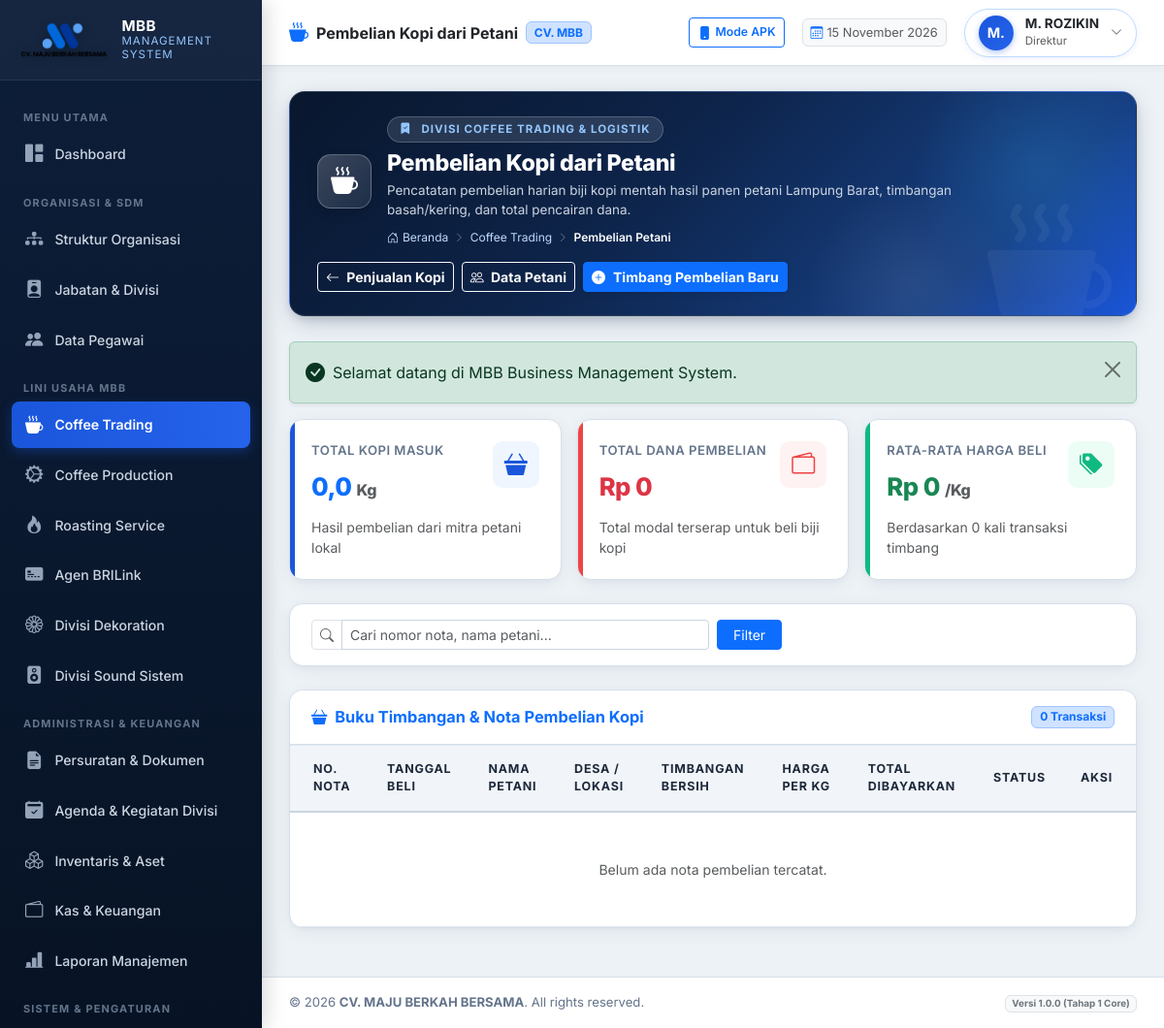
The app's page /modules/coffee-trading/purchases.php (signed in) with its own data.
### tables this page shows
CREATE TABLE `users` (
  `id` int(11) NOT NULL AUTO_INCREMENT,
  `username` varchar(50) NOT NULL,
  `email` varchar(100) NOT NULL,
  `password_hash` varchar(255) NOT NULL,
  `role_id` int(11) NOT NULL,
  `employee_id` int(11) DEFAULT NULL,
  `is_active` tinyint(1) DEFAULT 1,
  `must_change_password` tinyint(1) DEFAULT 0,
  `last_login_at` datetime DEFAULT NULL,
  `last_login_ip` varchar(45) DEFAULT NULL,
  `created_at` datetime DEFAULT current_timestamp(),
  `updated_at` datetime DEFAULT current_timestamp() ON UPDATE current_timestamp(),
  PRIMARY KEY (`id`),
  UNIQUE KEY `username` (`username`),
  UNIQUE KEY `email` (`email`),
  UNIQUE KEY `employee_id` (`employee_id`),
  KEY `fk_user_role` (`role_id`),
  CONSTRAINT `fk_user_emp` FOREIGN KEY (`employee_id`) REFERENCES `employees` (`id`) ON DELETE SET NULL,
  CONSTRAINT `fk_user_role` FOREIGN KEY (`role_id`) REFERENCES `roles` (`id`)
);

CREATE TABLE `employees` (
  `id` int(11) NOT NULL AUTO_INCREMENT,
  `employee_code` varchar(30) NOT NULL,
  `full_name` varchar(150) NOT NULL,
  `gender` enum('L','P') DEFAULT 'L',
  `phone_number` varchar(30) DEFAULT NULL,
  `email` varchar(100) DEFAULT NULL,
  `address` text DEFAULT NULL,
  `division_id` int(11) DEFAULT NULL,
  `position_id` int(11) DEFAULT NULL,
  `join_date` date DEFAULT NULL,
  `employment_status` enum('TETAP','KONTRAK','MAGANG','HONORER') DEFAULT 'TETAP',
  `is_active` tinyint(1) DEFAULT 1,
  `avatar` varchar(255) DEFAULT NULL,
  `notes` text DEFAULT NULL,
  `created_at` datetime DEFAULT current_timestamp(),
  `updated_at` datetime DEFAULT current_timestamp() ON UPDATE current_timestamp(),
  PRIMARY KEY (`id`),
  UNIQUE KEY `employee_code` (`employee_code`),
  KEY `fk_emp_div` (`division_id`),
  KEY `fk_emp_pos` (`position_id`),
  CONSTRAINT `fk_emp_div` FOREIGN KEY (`division_id`) REFERENCES `divisions` (`id`) ON DELETE SET NULL,
  CONSTRAINT `fk_emp_pos` FOREIGN KEY (`position_id`) REFERENCES `positions` (`id`) ON DELETE SET NULL
);

CREATE TABLE `positions` (
  `id` int(11) NOT NULL AUTO_INCREMENT,
  `position_code` varchar(20) NOT NULL,
  `position_name` varchar(100) NOT NULL,
  `division_id` int(11) DEFAULT NULL,
  `parent_position_id` int(11) DEFAULT NULL,
  `level_rank` int(11) DEFAULT 1,
  `job_description` text DEFAULT NULL,
  `is_active` tinyint(1) DEFAULT 1,
  `created_at` datetime DEFAULT current_timestamp(),
  `updated_at` datetime DEFAULT current_timestamp() ON UPDATE current_timestamp(),
  PRIMARY KEY (`id`),
  UNIQUE KEY `position_code` (`position_code`),
  KEY `fk_pos_div` (`division_id`),
  KEY `fk_pos_parent` (`parent_position_id`),
  CONSTRAINT `fk_pos_div` FOREIGN KEY (`division_id`) REFERENCES `divisions` (`id`) ON DELETE SET NULL,
  CONSTRAINT `fk_pos_parent` FOREIGN KEY (`parent_position_id`) REFERENCES `positions` (`id`) ON DELETE SET NULL
);

### modules/coffee-trading/purchases.php (the view, shortened to what the rows shown need)
<?php
require_once __DIR__ . '/../../core/Auth.php';
require_once __DIR__ . '/../../helpers/utils.php';
$pageTitle = 'Pembelian Kopi dari Petani';
require_once __DIR__ . '/../../components/header.php';
require_once __DIR__ . '/../../components/topbar.php';
?>
<div class="card-mbb">
    <div class="card-mbb-body p-0">
        <div class="table-responsive">
            <table class="table-mbb align-middle">
                <thead>
                    <tr>
                        <th class="ps-4">No. Nota</th>
                        <th>Tanggal Beli</th>
                        <th>Nama Petani</th>
                        <th>Desa / Lokasi</th>
                        <th>Timbangan Bersih</th>
                        <th>Harga per Kg</th>
                        <th>Total Dibayarkan</th>
                        <th>Status</th>
                        <th class="text-end pe-4">Aksi</th>
                    </tr>
                </thead>
            </table>
        </div>
    </div>
</div>
<?php require_once __DIR__ . '/../../components/footer.php'; ?>

### components/topbar.php (shortened to what the rows shown need)
<?php
$user = Auth::user();
$displayName = $user['full_name'] ?? ($user['username'] ?? 'User');
$displayRole = $user['role_title'] ?? ($user['role_name'] ?? 'User');
$displayPos  = $user['position_name'] ?? $displayRole;
$initials    = strtoupper(substr($displayName, 0, 2));
$activeMeta = $moduleMetadata[$currentModule ?? 'dashboard'] ?? [
    'title'    => $pageTitle ?? 'MBB Management System',
    'category' => 'SISTEM INFORMASI TERPADU',
    'icon'     => 'bi-grid-fill',
    'desc'     => 'Sistem manajemen operasional terpadu CV. MAJU BERKAH BERSAMA'
];
$bannerTitle    = $pageTitle ?? $activeMeta['title'];
?>
<div class="main-content">
    <header class="topbar">
        <div class="topbar-right">
            <div class="dropdown">
                <div class="user-profile-badge" data-bs-toggle="dropdown" aria-expanded="false">
                    <div class="user-avatar"><?= e($initials) ?></div>
                    <div class="d-none d-sm-block text-start lh-1">
                        <div class="fw-bold text-dark" style="font-size: 0.85rem;"><?= e($displayName) ?></div>
                        <small class="text-muted" style="font-size: 0.72rem;"><?= e($displayPos) ?></small>
                    </div>
                    <i class="bi bi-chevron-down text-muted" style="font-size: 0.75rem;"></i>
                </div>
            </div>
        </div>
    </header>
    <div class="content-body">
        <div class="page-hero-banner">
            <div class="page-hero-content">
                <div class="banner-title-group">
                    <div>
                        <h2 class="banner-page-title"><?= e($bannerTitle) ?></h2>
                    </div>
                </div>
            </div>
        </div>

### records on screen
users: employee.full_name "M.", employee.full_name "M. ROZIKIN", positions.position_name "Direktur"

### other values on screen
get_company_setting('company_short_name', 'MBB') "MBB"
$bannerTitle "Pembelian Kopi dari Petani"
$bannerCategory "DIVISI COFFEE TRADING & LOGISTIK"
$bannerDesc "Pencatatan pembelian harian biji kopi mentah hasil panen petani Lampung Barat, timbangan basah/kering, dan total pencairan dana."
$label "Coffee Trading"
$label "Pembelian Petani"
$msg "Selamat datang di MBB Business Management System."
$sumPurchases['total_kg'] "0,0"
format_rupiah($sumPurchases['total_amount']) "Rp 0"
format_rupiah($avgPrice) "Rp 0"
$sumPurchases['total_trx'] "0"
count($purchases) "0"
get_company_setting('company_name', 'CV. MAJU BERKAH BERSAMA') "CV. MAJU BERKAH BERSAMA"
